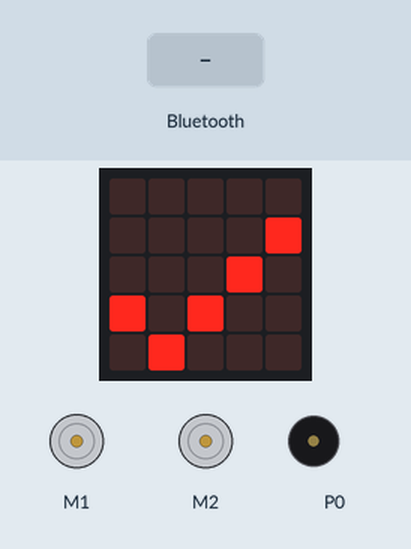
A program run on a simulated BBC micro:bit (MakeCode). Shown: the board's 5×5 LED display, 2 × DC motor (green arrow = forward, orange = backward, longer = faster), buzzer (waves = sounding). The inputs (shaded band) are chosen by the test bench.

Above: at 1.8 s.
1.9 s: "Talk" arrives over Bluetooth UART
At 3.8 s:
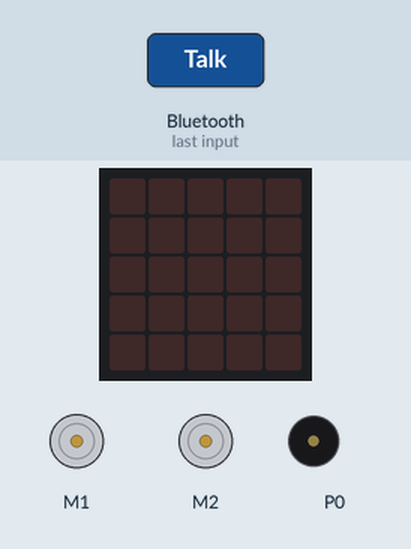
4.1 s: "Forward" arrives over Bluetooth UART
At 4.32 s:
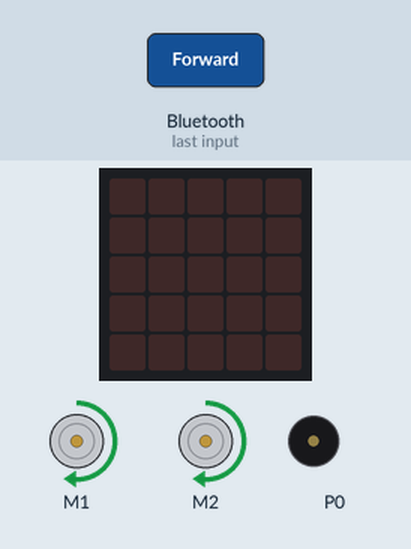
6.0 s: "Backward" arrives over Bluetooth UART
At 6.22 s:
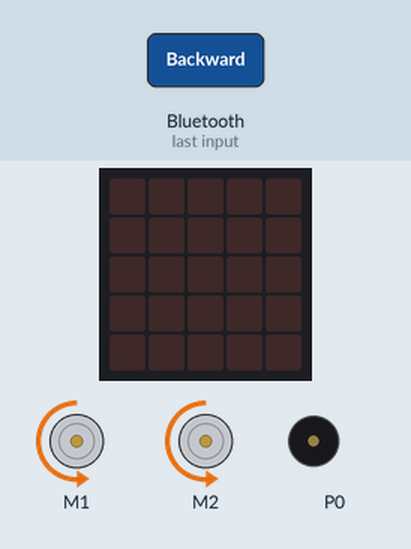
7.9 s: "TurnLeft" arrives over Bluetooth UART
At 9.4 s:
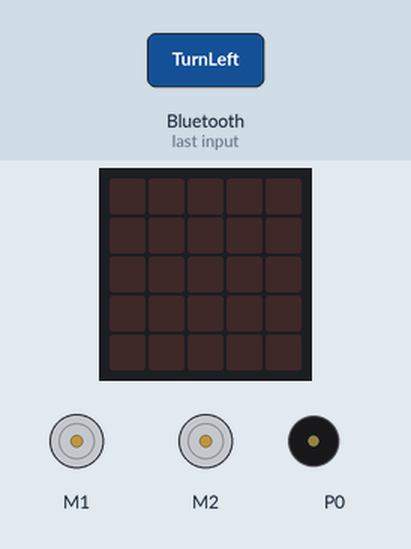
9.7 s: "TurnRight" arrives over Bluetooth UART
At 10.8 s:
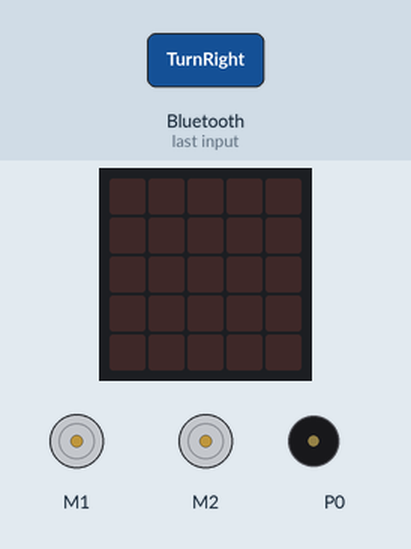
11.5 s: "Sound" arrives over Bluetooth UART
At 12.2 s:
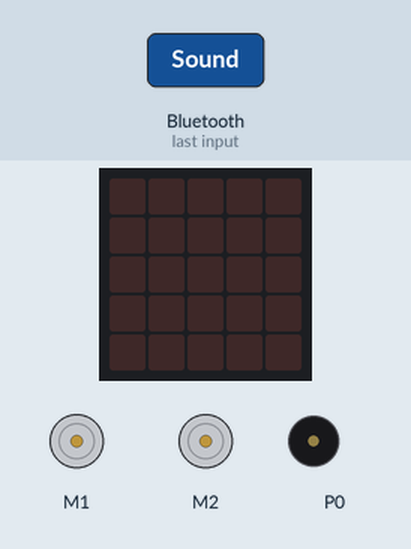
Timing chart, 0 to 14.1 s (numbered marks = the images above; inputs shaded):
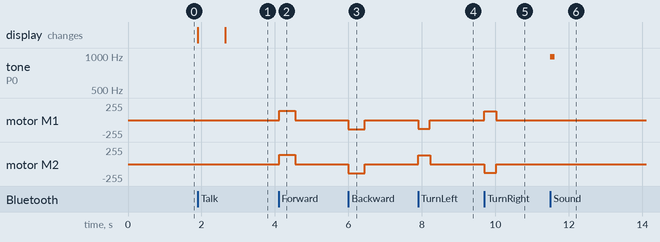

Measured:
- after the input at 1.9 s, the display: first changes at once (image 1 shows a later state)
- after the input at 4.1 s, motor M1, motor M2: stopped → forward 140/255 at once, → stopped 0.43 s later
- after the input at 6.0 s, motor M1, motor M2: stopped → backward 140/255 at once, → stopped 0.45 s later
- after the input at 7.9 s, motor M1: stopped → backward 128/255 at once, → stopped 0.32 s later; motor M2: stopped → forward 128/255 at once, → stopped 0.32 s later
- after the input at 9.7 s, motor M1: stopped → forward 128/255 at once, → stopped 0.32 s later; motor M2: stopped → backward 128/255 at once, → stopped 0.32 s later
- after the input at 11.5 s, tone on P0: silent → 988 Hz at once, → silent 0.12 s later

The program:

main.ts
```typescript
const NL = serial.delimiters(Delimiters.NewLine)

const DRIVE_SPEED = 55
const TURN_SPEED = 50
const STEP_MS = 450
const TURN_MS = 320

function drive(left: number, right: number, ms: number) {
    cuteBot.motors(left, right)
    basic.pause(ms)
    cuteBot.stopcar()
}

bluetooth.startUartService()
basic.showIcon(IconNames.Yes)

bluetooth.onUartDataReceived(NL, function () {
    let cmd = bluetooth.uartReadUntil(NL)

    if (cmd == "Forward") {
        drive(DRIVE_SPEED, DRIVE_SPEED, STEP_MS)
    } else if (cmd == "Backward") {
        drive(-DRIVE_SPEED, -DRIVE_SPEED, STEP_MS)
    } else if (cmd == "TurnLeft") {
        drive(-TURN_SPEED, TURN_SPEED, TURN_MS)
    } else if (cmd == "TurnRight") {
        drive(TURN_SPEED, -TURN_SPEED, TURN_MS)
    } else if (cmd == "Sound") {
        music.playTone(988, 120)
    } else if (cmd == "Talk") {
        basic.showIcon(IconNames.Happy)
        basic.pause(150)
        basic.clearScreen()
    }
})
```

test.ts
```typescript
// aquí va el archivo "tests"; esto no se compilará cuando este paquete se utilice como una extensión.
```
